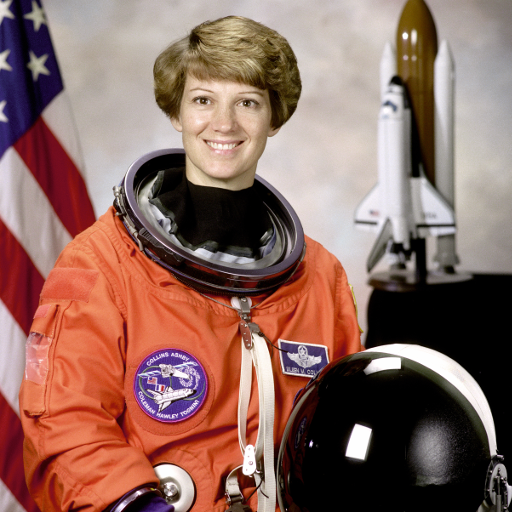
#> input picture skimage.data.astronaut(), 512 x 512 px
$ jupyter execute --allow-errors basic-tutorial.ipynb   (shell and % lines are left out)
#> lines starting #> are read from the running program, lines starting #| are printed output that depends on the picture; long printed decimals are rounded
# Quick Numpy and Jupyter Tutorial

A few tools that might help you as you complete the first homework. First, download and install conda at https://docs.anaconda.com/anaconda/install/index.html. If the installation went correctly, then running `which conda` should give you the path to the location of conda binary. You don't really need this but will make life easier so I would recommend it. Sorry, all instructions are for Linux based systems which is what I know. Next, let's set everything up:

## Creating a notebook
* If you're on a remote server like me start a ssh session with tunneling `ssh -L 8889:localhost:8889 <username>@<server address>`
* Create a directory for your notebooks somewhere `cd && mkdir cv-intro-tutorial && cd cv-intro-tutorial`
* Create conda environment `conda create --name intro-cv --yes`
* Activate the environment `conda activate intro-cv`
* Install packages in the environment `conda install --yes scikit-image numpy jupyter matplotlib`
* You can check which version of packages was installed with `conda list | grep python`
* Run the jupyter notebook server `jupyter notebook --port 8889 --no-browser`
* Copy the the url from the terminal into a browser and you should have jupyter running
* Create a new notebook and name it

## Skip the above steps and just use Google Colab

## Working with a notebook
* Type the obligatory `print('Hello World!')` in the cell and hit `[CTRL]+[RETURN]`
* A jupyter notebook is a collection of cells aka small chunks of code
* Keyboard shortcuts in the menu and help
    * Move around with h,j,k and l keys (similar to vim)
    * Change from editing a cell to navigating the cells with the escape key
    * Run notebooks with
        * `[SHIFT]+[RETURN]` run current and create a new cell below
        * `[CTRL]+[RETURN]` run the current cell
    * Cell management commands below
        * If you're in the edit mode, then press `[ESC]` to get out of it
        * Create a new cell above `[A]` (not the capital A letter just plain `a` key)
        * Create a new cell below `[B]`
        * Cut the current cell `[X]`
        * Paste below the current cell `[V]`
        * Paste above the current cell `[SHIFT]+[V]`
* Frequently save and checkpoint your notebooks with `[META]+[S]` (just press the `s` key)
    * I have been burned several times by not doing this
* You can run terminal commands by prefixing them with `!`
* Jupyter notebook skills will be handy if you're dealing with Google Colab

## Let's do some CV stuff

First, let's import the packages

[cell 1]
import numpy as np
import matplotlib.pyplot as plt
import skimage

Let's look at an image. Matplotlib API is horrible in my opinion since it has a thousand ways of doing a single thing, so just stick to one thing that works well for you. You can go to your previous page in the browser and click on the image to view it in the browser.

[cell 2]
fig, ax = plt.subplots()
ax.imshow(skimage.data.astronaut())
ax.get_xaxis().set_ticks([])
ax.get_yaxis().set_ticks([])
plt.show()
fig.savefig('astronaut.jpg')

Alternatively, in a pinch, you can also do.

[cell 3]
plt.imshow(skimage.data.astronaut())

Let's see how to load and save an image

[cell 4]
im = skimage.data.astronaut()
#> im is the input picture: shape (512, 512, 3); mean R, G, B 141.6, 105.8, 96.5
skimage.io.imsave('astronaut-1.jpg', im)
im = skimage.io.imread('astronaut-1.jpg')

An image is just an array of unsigned integers that denotes RGB pixel values

[cell 5]
print(type(im), im.shape, im.max(), im.min())
#| <class 'numpy.ndarray'> (512, 512, 3) 255 0
print(im[0])
#> (printed output is left out)

[cell 6]
im = skimage.io.imread('puppy.jpg')
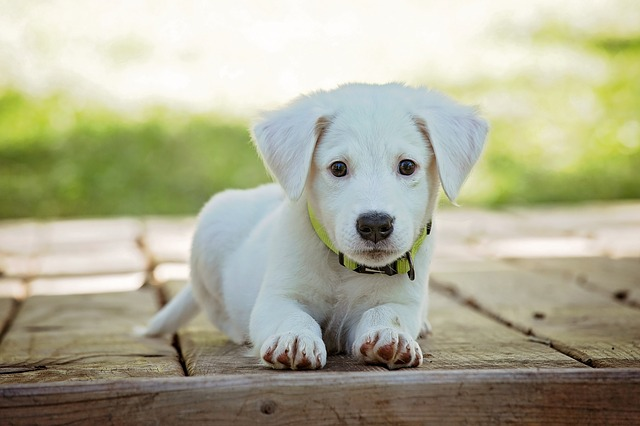
#> input picture puppy.jpg, 640 x 426 px
#> im is the input picture: shape (426, 640, 3); mean R, G, B 174.7, 174, 149.2

[cell 7]
type(im), im.shape, im.max(), im.min()
print(im[0])
#> (printed output is left out)

You can do all sorts of matrix and vector arithmetic with Numpy arrays

[cell 8]
a = np.arange(4)
b = np.ones(4)
c = np.zeros(4) + 2
x = a + b + c
y = a - b + c
z = a * b + c
u = a / b - c
print(x, y, z, u)

Get some help on a function with the `?` suffix

#> (a cell that did not finish here is left out)

[cell 10]
x = np.arange(-10, 10, 0.1)
plt.plot(x, np.sin(x))
#> figure, not shown here; curve peaks at x = -4.7, y = 1

[cell 11]
plt.plot(x, np.exp(x)/(np.exp(x) + 1))
#> figure, not shown here; curve peaks at x = 9.9, y = 1

[cell 12]
plt.plot(x, np.sin(x) + np.exp(x)/(np.exp(x) + 1))
plt.plot(x, np.exp(x)/(np.exp(x) + 1))
plt.plot(x, np.sin(x))
#> figure, not shown here; curve peaks at x = 7.9, y = 2; curve peaks at x = 9.9, y = 1; curve peaks at x = -4.7, y = 1

[cell 13]
y = np.sin(x)
y[y < 0] = 0
plt.plot(x, y)
#> figure, not shown here; curve peaks at x = -4.7, y = 1

[cell 14]
im_y_1 = np.vstack([np.sin(x)]*200)
im_y_2 = np.vstack([y]*200)
plt.imshow(im_y_2)
#> (the rest of this cell did not finish here and is left out)

[cell 15]
skimage.io.imsave('sin-image-1.jpg', im_y_1)
skimage.io.imsave('sin-image-2.jpg', im_y_2)

[cell 16]
skimage.io.imsave('sin-image-2-fixed.jpg', np.clip(im_y_2, a_min=0, a_max=1)*255)

[cell 17]
skimage.io.imsave('sin-image-2-fixed-fixed.jpg', (np.clip(im_y_2, a_min=0, a_max=1)*255).astype('uint8'))
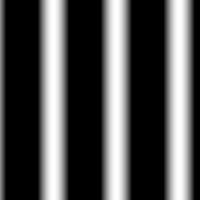
#> saved as sin-image-2-fixed-fixed.jpg: shape (200, 200); min 0, max 255, mean 78.8

Remember that images are unsigned integers but whenever you need to process them (e.g. apply a blur filter) you need to convert the images into float data type and preferably in the range 0 to 1. Always remember this to and fro conversion between float and integer. See another example below.

We want to brighten up the puppy image.

How do we do that?

[cell 18]
fig, axes = plt.subplots(2,2, figsize=(20, 20))
axes[0][0].imshow(im)
axes[0][1].imshow(im+50)
axes[1][0].imshow(np.clip(im+50, 0, 255))
axes[1][1].imshow(np.clip(im.astype('float')+50, 0, 255).astype('uint8'))
for ax in axes.flatten():
    ax.get_xaxis().set_ticks([])
    ax.get_yaxis().set_ticks([])
plt.tight_layout()

Let's convert this image to grayscale. Note that the mean operation coverts the image to float by default and averaging the RGB pixels ensures that we don't have an overflow beyond. Keeping track of data types and array shapes is a great way of debugging your algorithms.

[cell 19]
im_gray = im.mean(axis=-1)
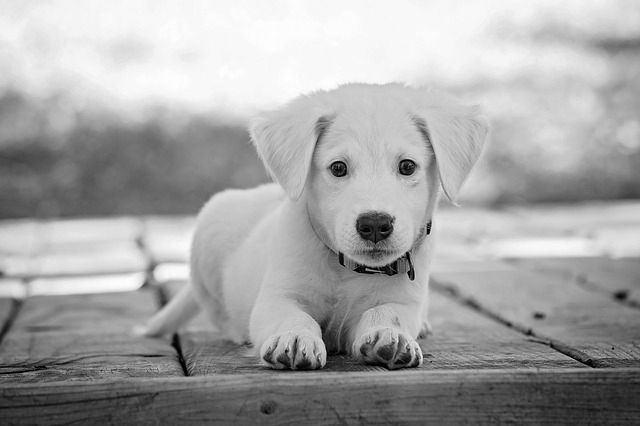
#> im_gray: shape (426, 640) float64; min 0.333, max 254.3, mean 166
print(im.dtype, im_gray.dtype, im_gray.min(), im_gray.max())
#| uint8 float64 0.3333 254.333
plt.imshow(im_gray, cmap='gray')

Note that matplotlib will convert your float image to uint which might nullify some of your operations. Again, for all these reasons to and fro conversion between an array to be displayed and an array to be processed has to be carefully chosen.

[cell 20]
plt.imshow(20*im_gray, cmap='gray')
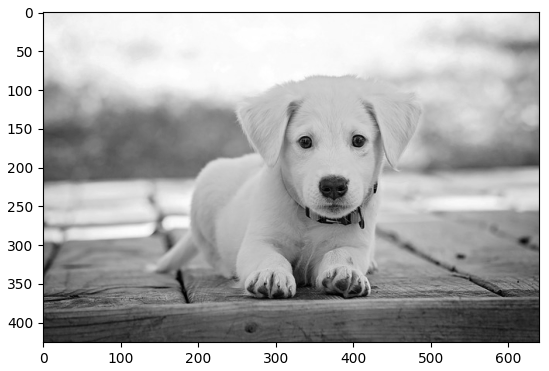
#> figure drawn by matplotlib, 1 panel

[cell 21]
im_gray.shape, im_gray.T.shape
#> Out = ((426, 640), (640, 426))

[cell 22]
plt.imshow(im_gray.T, cmap='gray')
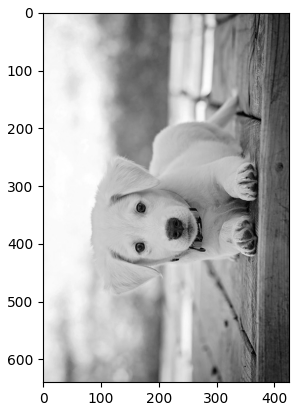
#> figure drawn by matplotlib, 1 panel

[cell 23]
mask = np.zeros_like(im_gray)
mid_x, mid_y = np.array(mask.shape)//2
#> mid_x = 213; mid_y = 320
mask[mid_x-100:mid_x+100, mid_y-100:mid_y+100] = 1
print(np.count_nonzero(mask))
plt.imshow(mask, cmap='gray')
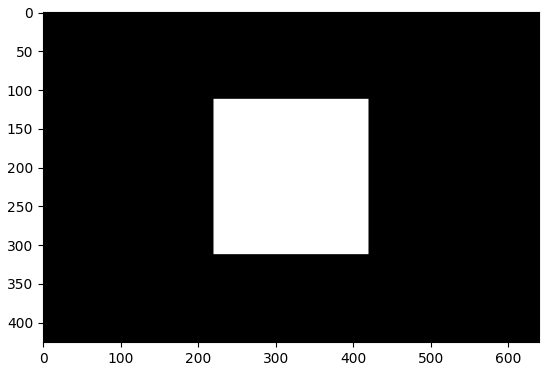
#> figure drawn by matplotlib, 1 panel

[cell 24]
im_gray_crop = mask * im_gray
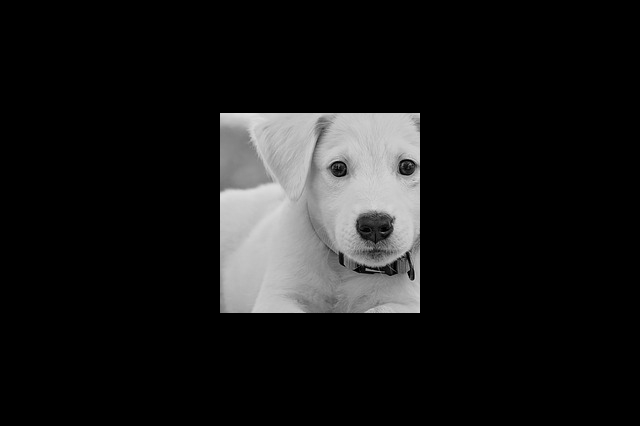
#> im_gray_crop: shape (426, 640) float64; min 0, max 225.3, mean 24.3
plt.imshow(im_gray_crop, cmap='gray')

## Broadcasting

#> (a cell that did not finish here is left out)

[cell 26]
im_crop = mask.reshape((*mask.shape, 1)) * im
plt.imshow(im_crop.astype('uint8'))

[cell 27]
im_crop = mask * im.transpose((2, 0, 1))
plt.imshow(im_crop.astype('uint8').transpose((1, 2, 0)))

[cell 28]
x = np.ones((5, 5))
y = np.random.randint(0, 2, size=(5,))
print(x)
print(y)

[cell 29]
print(x + y)

[cell 30]
print(x.shape, y.shape)
print(x + y)
print()
print(x.shape, y.reshape(5, 1).shape)
print(x + y.reshape(5, 1))
print()
print(x.shape, y.reshape(1, 5).shape)
print(x + y.reshape(1, 5))

## Slicing

[cell 31]
plt.imshow(im[50:250])

[cell 32]
plt.imshow(im[:, 200:400])

[cell 33]
plt.imshow(im[::2])

[cell 34]
plt.imshow(im[::-1])
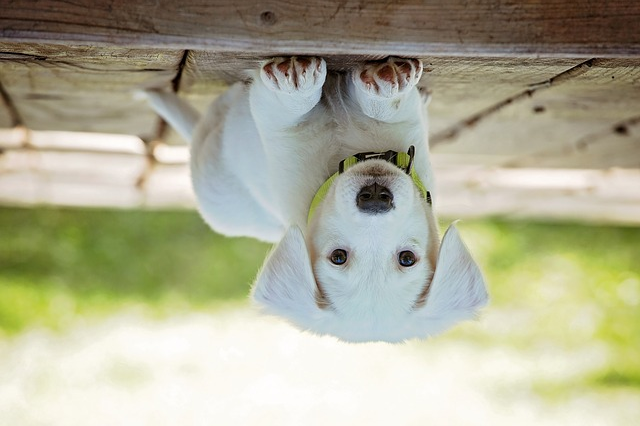
#> shown: shape (426, 640, 3); mean R, G, B 174.7, 174, 149.2

[cell 35]
plt.imshow(im[:, :, ::-1])

[cell 36]
plt.imshow(im[:, :, (2, 1, 0)])

[cell 37]
plt.imshow(im[:, -1*np.arange(im.shape[1]), :])
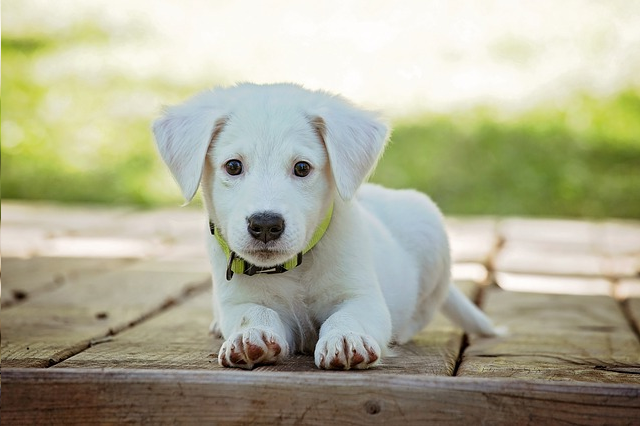
#> shown: shape (426, 640, 3); mean R, G, B 174.7, 174, 149.2

Replaces channels red with blue and green with red and sets the blue channel to zero.

[cell 38]
im_swap = np.zeros_like(im)
im_swap[:, :, (0, 1)] = im[:, :, (2, 0)]
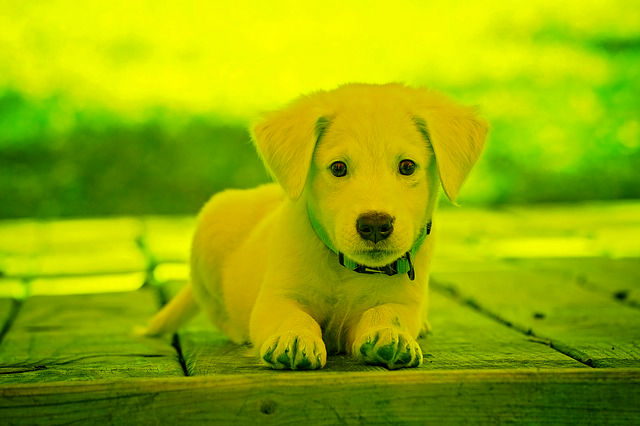
#> im_swap: shape (426, 640, 3); mean R, G, B 149.2, 174.7, 0
plt.imshow(im_swap)
